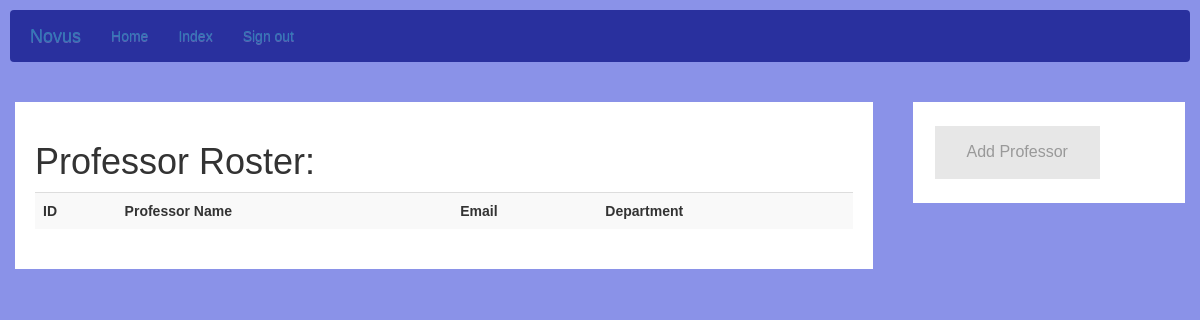
/professor_roster (signed in), run on an earlier commit of the app's database.
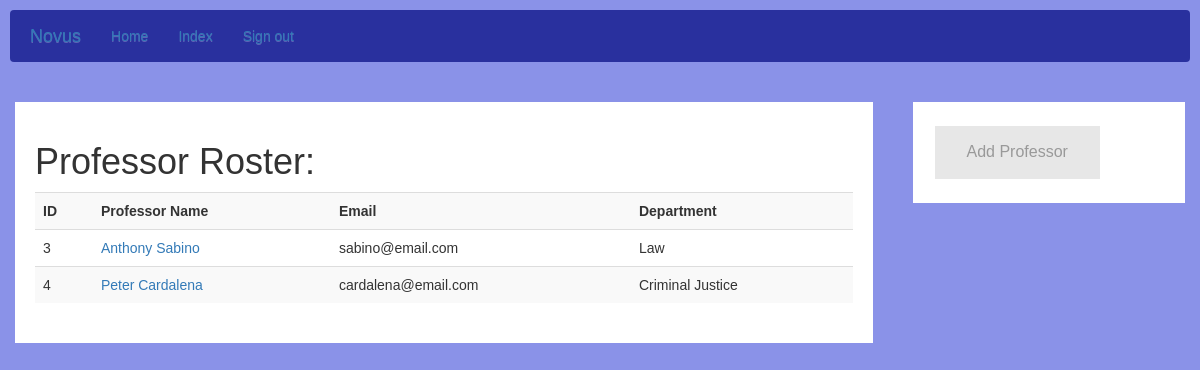
And on a later commit of the database.
### models.py (models this page shows, shortened)
class User(db.Model, UserMixin):
    __tablename__="users"
    id = db.Column(db.Integer, primary_key=True)
    uniqueid = db.Column(db.String(5), index=True)
    name = db.Column(db.String(120), index=True, unique=False)
    gender = db.Column(db.String(6), index=True)
    email = db.Column(db.String(120), index=True)
    phone = db.Column(db.String(120), index=True)
    birthday = db.Column(db.String(120), index=True)
    active = db.Column(db.Boolean())
    roles = relationship("Role", secondary="user_roles")
    password = db.Column(db.String(128))
    type = db.Column(db.String(15))

class Professor(User, db.Model):
    __tablename__="professors"
    id = db.Column(db.Integer, ForeignKey('users.id'), primary_key=True)
    department = db.Column(db.String(120), index=True)
    courses = relationship("Course", backref="professors")
    posts = relationship("Post", backref="professors")

class User(db.Model, UserMixin):
    __tablename__="users"
    id = db.Column(db.Integer, primary_key=True)
    uniqueid = db.Column(db.String(5), index=True)
    name = db.Column(db.String(120), index=True, unique=False)
    gender = db.Column(db.String(6), index=True)
    email = db.Column(db.String(120), index=True)
    phone = db.Column(db.String(120), index=True)
    birthday = db.Column(db.String(120), index=True)
    active = db.Column(db.Boolean())
    roles = relationship("Role", secondary="user_roles")
    password = db.Column(db.String(128))
    type = db.Column(db.String(15))

### app.py (the view)
@app.route('/professor_roster')
@login_required
@roles_required('Admin')
def professor_roster():
    professors = Professor.query.all()
    return render_template('professor_roster.html', professors=professors)

### templates/professor_roster.html
{% extends 'layout.html' %}
{% block head %}
        <link rel="stylesheet" href="//maxcdn.bootstrapcdn.com/bootstrap/3.2.0/css/bootstrap.min.css">
        <link rel="stylesheet" href="//maxcdn.bootstrapcdn.com/bootstrap/3.2.0/css/bootstrap-theme.min.css">
        <link rel="stylesheet" type="text/css" href="/static/css/roster.css">
{% endblock %}
{% block app_content %}
<div class="row">
  <div class="leftcolumn">
    <div class="card" id="opt">
      <h1>Professor Roster: </h1>
      <div style="text-align:center">
        <table class="table table-striped" >
          <tr>
            <th>ID</th>
            <th>Professor Name</th>
            <th>Email</th>
            <th>Department</th>
          </tr>
          {% for professor in professors %}
          <tr class="text-left">
            <td>{{professor.id}}</td>
            <td><a href="{{ url_for('details', type='Professor', id=professor.id) }}">{{professor.name}}</a></td>
            <td>{{professor.email}}</td>
            <td>{{professor.department}}</td>
          </tr>
          {% endfor %}
        </table>
      </div>
    </div>
  </div>
  <div class="rightcolumn">
    <div class="card">
      <a href="{{ url_for('create_professor') }}" class="button">
        Add Professor
      </a>
    </div>
  </div>
</div>
{% endblock %}

### templates/layout.html (shortened to what this page needs)
{% extends 'bootstrap/base.html' %}
{% block navbar %}
  <nav class="navbar navbar-light" style="background-color: #29309e;">
    <div class="container">
      <div class="navbar-header">
        <a class="navbar-brand" href="/">Novus</a>
      </div>
      <div class="navbar-collapse collapse">
        <ul class="nav navbar-nav">
          <li><a href="/">Home</a></li>
          {% if current_user.is_authenticated %}
            <li><a href="{{ url_for('index', type=current_user.type, id=current_user.id) }}">Index</a></li>
            <li><a href="{{ url_for('user.logout') }}">Sign out</a></li>
          {% else %}
            <li><a href="{{ url_for('user.login') }}">Sign In</a></li>
          {% endif %}
        </ul>
      </div>
    </div>
  </nav>
{% endblock %}
{% block content %}
  <div class="container">
    {% block app_content %}
    {% endblock %}
  </div>
{% endblock %}

### static/css/roster.css (style rules this page uses)
* { box-sizing: border-box; }
body { font-family: Arial; padding: 10px; background: #8a92e8; }
.leftcolumn { float: left; width: 75%; background-color: #8a92e8; padding-right: 20px; }
.button { background-color: #e7e7e7; border: none; color: #999999; padding: 15px 32px; text-align: center; text-decoration: none; display: inline-block; font-size: 16px; margin: 4px 2px; cursor: pointer; }
.rightcolumn { float: right; width: 25%; background-color: #8a92e8; padding-left: 20px; }
.card { background-color: white; padding: 20px; margin-top: 20px; }
.row:after { content: ""; display: table; clear: both; }

What changed in the data, as far as the page shows it:
added Professor: id "3", name "Anthony Sabino", email "sabino@email.com", department "Law"
added Professor: id "4", name "Peter Cardalena", email "cardalena@email.com", department "Criminal Justice"
